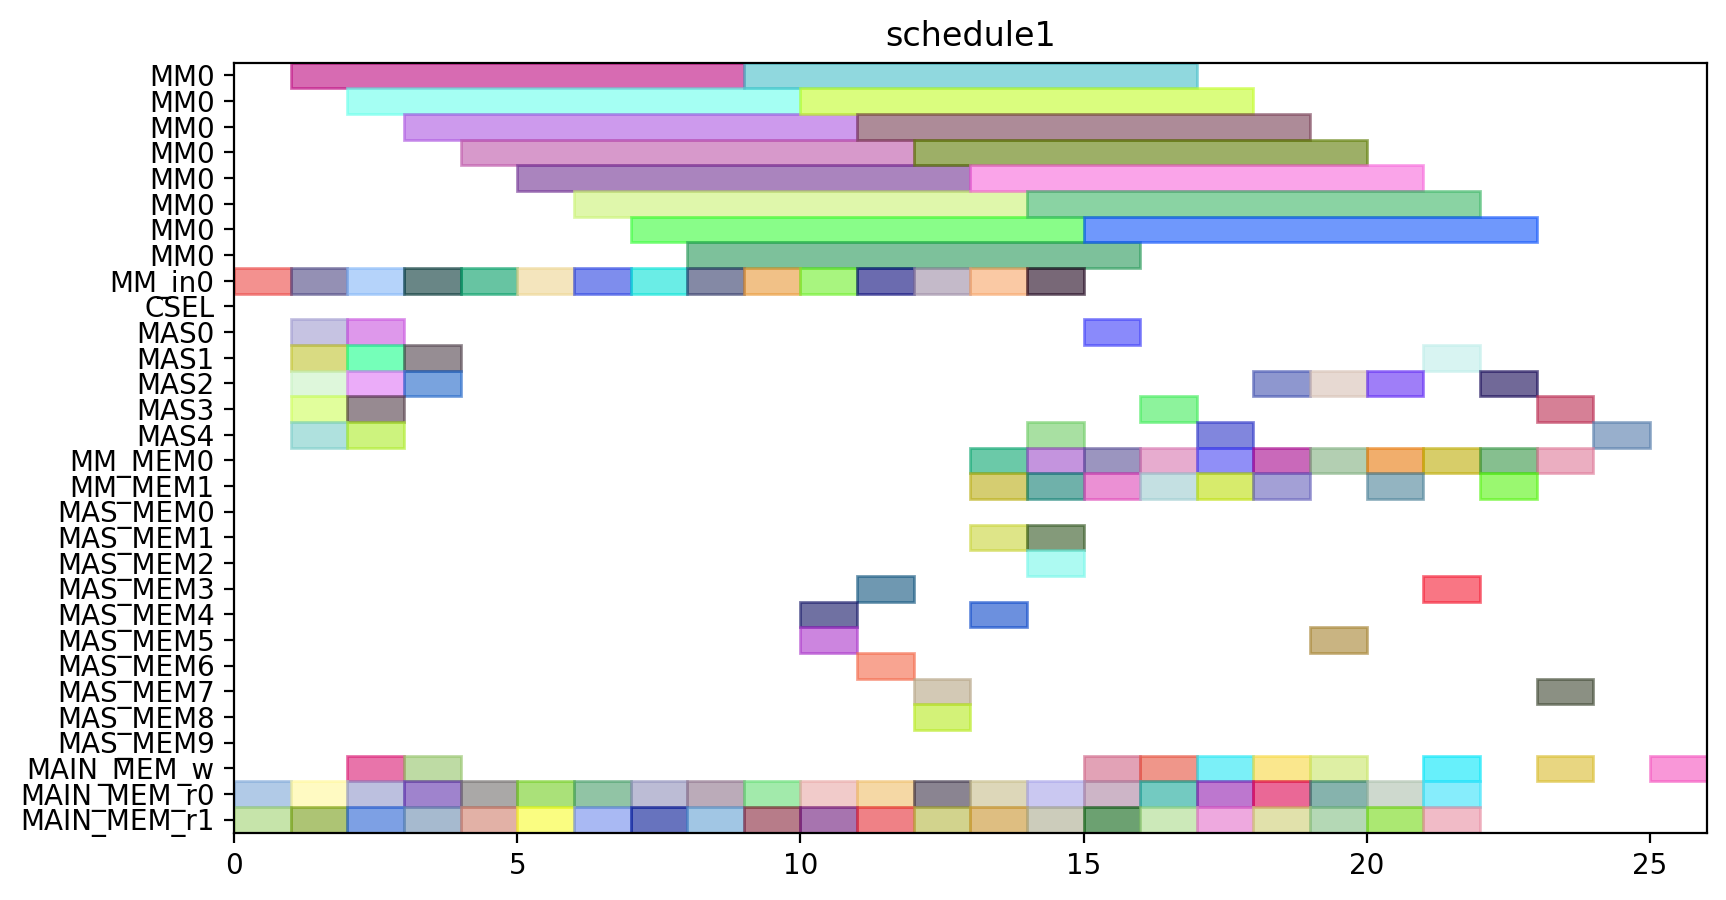

The script that drew this image:
from pyschedule import Scenario, solvers, plotters, alt


def solve():
	horizon = 112
	S = Scenario("schedule1", horizon=horizon)

	# resource
	MM = S.Resources('MM', num=1, size=8)
	MM_in = S.Resources('MM_in', num=1)
	CSEL = S.Resource('CSEL')
	MAS = S.Resources('MAS', num=5, size=1, periods=range(1, horizon))
	MM_MEM = S.Resources('MM_MEM', num=2)
	MAS_MEM = S.Resources('MAS_MEM', num=10)
	MAIN_MEM_w = S.Resource('MAIN_MEM_w', size=1)
	MAIN_MEM_r = S.Resources('MAIN_MEM_r', num=2)

	# result of previous scheduling
	c001_mem0 = S.Task('c001_mem0', length=1, delay_cost=1)
	S += c001_mem0 >= 0
	c001_mem0 += MAIN_MEM_r[0]

	c20_t3_mem1 = S.Task('c20_t3_mem1', length=1, delay_cost=1)
	S += c20_t3_mem1 >= 0
	c20_t3_mem1 += MAIN_MEM_r[1]

	c21_t0_in = S.Task('c21_t0_in', length=1, delay_cost=1)
	S += c21_t0_in >= 0
	c21_t0_in += MM_in[0]

	c001 = S.Task('c001', length=1, delay_cost=1)
	S += c001 >= 1
	c001 += MAS[4]

	c01_t2_mem0 = S.Task('c01_t2_mem0', length=1, delay_cost=1)
	S += c01_t2_mem0 >= 1
	c01_t2_mem0 += MAIN_MEM_r[0]

	c10_t3 = S.Task('c10_t3', length=1, delay_cost=1)
	S += c10_t3 >= 1
	c10_t3 += MAS[0]

	c20_t0_in = S.Task('c20_t0_in', length=1, delay_cost=1)
	S += c20_t0_in >= 1
	c20_t0_in += MM_in[0]

	c20_t2 = S.Task('c20_t2', length=1, delay_cost=1)
	S += c20_t2 >= 1
	c20_t2 += MAS[3]

	c20_t3 = S.Task('c20_t3', length=1, delay_cost=1)
	S += c20_t3 >= 1
	c20_t3 += MAS[1]

	c21_t0 = S.Task('c21_t0', length=8, delay_cost=1)
	S += c21_t0 >= 1
	c21_t0 += MM[0]

	c21_t2_mem1 = S.Task('c21_t2_mem1', length=1, delay_cost=1)
	S += c21_t2_mem1 >= 1
	c21_t2_mem1 += MAIN_MEM_r[1]

	c21_t3 = S.Task('c21_t3', length=1, delay_cost=1)
	S += c21_t3 >= 1
	c21_t3 += MAS[2]

	c000 = S.Task('c000', length=1, delay_cost=1)
	S += c000 >= 2
	c000 += MAS[1]

	c000_mem0 = S.Task('c000_mem0', length=1, delay_cost=1)
	S += c000_mem0 >= 2
	c000_mem0 += MAIN_MEM_r[0]

	c001_w = S.Task('c001_w', length=1, delay_cost=1)
	S += c001_w >= 2
	c001_w += MAIN_MEM_w

	c01_t2 = S.Task('c01_t2', length=1, delay_cost=1)
	S += c01_t2 >= 2
	c01_t2 += MAS[4]

	c01_t3 = S.Task('c01_t3', length=1, delay_cost=1)
	S += c01_t3 >= 2
	c01_t3 += MAS[3]

	c11_t0_in = S.Task('c11_t0_in', length=1, delay_cost=1)
	S += c11_t0_in >= 2
	c11_t0_in += MM_in[0]

	c11_t3 = S.Task('c11_t3', length=1, delay_cost=1)
	S += c11_t3 >= 2
	c11_t3 += MAS[0]

	c20_t0 = S.Task('c20_t0', length=8, delay_cost=1)
	S += c20_t0 >= 2
	c20_t0 += MM[0]

	c21_t0_mem1 = S.Task('c21_t0_mem1', length=1, delay_cost=1)
	S += c21_t0_mem1 >= 2
	c21_t0_mem1 += MAIN_MEM_r[1]

	c21_t2 = S.Task('c21_t2', length=1, delay_cost=1)
	S += c21_t2 >= 2
	c21_t2 += MAS[2]

	c000_w = S.Task('c000_w', length=1, delay_cost=1)
	S += c000_w >= 3
	c000_w += MAIN_MEM_w

	c01_t0_mem0 = S.Task('c01_t0_mem0', length=1, delay_cost=1)
	S += c01_t0_mem0 >= 3
	c01_t0_mem0 += MAIN_MEM_r[0]

	c01_t0_mem1 = S.Task('c01_t0_mem1', length=1, delay_cost=1)
	S += c01_t0_mem1 >= 3
	c01_t0_mem1 += MAIN_MEM_r[1]

	c10_t1_in = S.Task('c10_t1_in', length=1, delay_cost=1)
	S += c10_t1_in >= 3
	c10_t1_in += MM_in[0]

	c10_t2 = S.Task('c10_t2', length=1, delay_cost=1)
	S += c10_t2 >= 3
	c10_t2 += MAS[2]

	c11_t0 = S.Task('c11_t0', length=8, delay_cost=1)
	S += c11_t0 >= 3
	c11_t0 += MM[0]

	c11_t2 = S.Task('c11_t2', length=1, delay_cost=1)
	S += c11_t2 >= 3
	c11_t2 += MAS[1]

	c01_t0_in = S.Task('c01_t0_in', length=1, delay_cost=1)
	S += c01_t0_in >= 4
	c01_t0_in += MM_in[0]

	c01_t3_mem1 = S.Task('c01_t3_mem1', length=1, delay_cost=1)
	S += c01_t3_mem1 >= 4
	c01_t3_mem1 += MAIN_MEM_r[1]

	c10_t1 = S.Task('c10_t1', length=8, delay_cost=1)
	S += c10_t1 >= 4
	c10_t1 += MM[0]

	c21_t1_mem0 = S.Task('c21_t1_mem0', length=1, delay_cost=1)
	S += c21_t1_mem0 >= 4
	c21_t1_mem0 += MAIN_MEM_r[0]

	c01_t0 = S.Task('c01_t0', length=8, delay_cost=1)
	S += c01_t0 >= 5
	c01_t0 += MM[0]

	c11_t1_in = S.Task('c11_t1_in', length=1, delay_cost=1)
	S += c11_t1_in >= 5
	c11_t1_in += MM_in[0]

	c11_t1_mem1 = S.Task('c11_t1_mem1', length=1, delay_cost=1)
	S += c11_t1_mem1 >= 5
	c11_t1_mem1 += MAIN_MEM_r[1]

	c20_t3_mem0 = S.Task('c20_t3_mem0', length=1, delay_cost=1)
	S += c20_t3_mem0 >= 5
	c20_t3_mem0 += MAIN_MEM_r[0]

	c01_t1_in = S.Task('c01_t1_in', length=1, delay_cost=1)
	S += c01_t1_in >= 6
	c01_t1_in += MM_in[0]

	c11_t1 = S.Task('c11_t1', length=8, delay_cost=1)
	S += c11_t1 >= 6
	c11_t1 += MM[0]

	c11_t3_mem0 = S.Task('c11_t3_mem0', length=1, delay_cost=1)
	S += c11_t3_mem0 >= 6
	c11_t3_mem0 += MAIN_MEM_r[0]

	c20_t1_mem1 = S.Task('c20_t1_mem1', length=1, delay_cost=1)
	S += c20_t1_mem1 >= 6
	c20_t1_mem1 += MAIN_MEM_r[1]

	c000_mem1 = S.Task('c000_mem1', length=1, delay_cost=1)
	S += c000_mem1 >= 7
	c000_mem1 += MAIN_MEM_r[1]

	c01_t1 = S.Task('c01_t1', length=8, delay_cost=1)
	S += c01_t1 >= 7
	c01_t1 += MM[0]

	c10_t0_in = S.Task('c10_t0_in', length=1, delay_cost=1)
	S += c10_t0_in >= 7
	c10_t0_in += MM_in[0]

	c20_t1_mem0 = S.Task('c20_t1_mem0', length=1, delay_cost=1)
	S += c20_t1_mem0 >= 7
	c20_t1_mem0 += MAIN_MEM_r[0]

	c01_t2_mem1 = S.Task('c01_t2_mem1', length=1, delay_cost=1)
	S += c01_t2_mem1 >= 8
	c01_t2_mem1 += MAIN_MEM_r[1]

	c10_t0 = S.Task('c10_t0', length=8, delay_cost=1)
	S += c10_t0 >= 8
	c10_t0 += MM[0]

	c21_t1_in = S.Task('c21_t1_in', length=1, delay_cost=1)
	S += c21_t1_in >= 8
	c21_t1_in += MM_in[0]

	c21_t2_mem0 = S.Task('c21_t2_mem0', length=1, delay_cost=1)
	S += c21_t2_mem0 >= 8
	c21_t2_mem0 += MAIN_MEM_r[0]

	c11_t2_mem0 = S.Task('c11_t2_mem0', length=1, delay_cost=1)
	S += c11_t2_mem0 >= 9
	c11_t2_mem0 += MAIN_MEM_r[0]

	c11_t3_mem1 = S.Task('c11_t3_mem1', length=1, delay_cost=1)
	S += c11_t3_mem1 >= 9
	c11_t3_mem1 += MAIN_MEM_r[1]

	c20_t1_in = S.Task('c20_t1_in', length=1, delay_cost=1)
	S += c20_t1_in >= 9
	c20_t1_in += MM_in[0]

	c21_t1 = S.Task('c21_t1', length=8, delay_cost=1)
	S += c21_t1 >= 9
	c21_t1 += MM[0]

	c20_t0_mem0 = S.Task('c20_t0_mem0', length=1, delay_cost=1)
	S += c20_t0_mem0 >= 10
	c20_t0_mem0 += MAIN_MEM_r[0]

	c20_t0_mem1 = S.Task('c20_t0_mem1', length=1, delay_cost=1)
	S += c20_t0_mem1 >= 10
	c20_t0_mem1 += MAIN_MEM_r[1]

	c20_t1 = S.Task('c20_t1', length=8, delay_cost=1)
	S += c20_t1 >= 10
	c20_t1 += MM[0]

	c001_mem1 = S.Task('c001_mem1', length=1, delay_cost=1)
	S += c001_mem1 >= 11
	c001_mem1 += MAIN_MEM_r[1]

	c01_t3_mem0 = S.Task('c01_t3_mem0', length=1, delay_cost=1)
	S += c01_t3_mem0 >= 11
	c01_t3_mem0 += MAIN_MEM_r[0]

	c01_t1_mem0 = S.Task('c01_t1_mem0', length=1, delay_cost=1)
	S += c01_t1_mem0 >= 12
	c01_t1_mem0 += MAIN_MEM_r[0]

	c01_t1_mem1 = S.Task('c01_t1_mem1', length=1, delay_cost=1)
	S += c01_t1_mem1 >= 12
	c01_t1_mem1 += MAIN_MEM_r[1]

	c20_t2_mem0 = S.Task('c20_t2_mem0', length=1, delay_cost=1)
	S += c20_t2_mem0 >= 13
	c20_t2_mem0 += MAIN_MEM_r[0]

	c21_t1_mem1 = S.Task('c21_t1_mem1', length=1, delay_cost=1)
	S += c21_t1_mem1 >= 13
	c21_t1_mem1 += MAIN_MEM_r[1]

	c10_t0_mem1 = S.Task('c10_t0_mem1', length=1, delay_cost=1)
	S += c10_t0_mem1 >= 14
	c10_t0_mem1 += MAIN_MEM_r[1]

	c21_t0_mem0 = S.Task('c21_t0_mem0', length=1, delay_cost=1)
	S += c21_t0_mem0 >= 14
	c21_t0_mem0 += MAIN_MEM_r[0]

	c20_t2_mem1 = S.Task('c20_t2_mem1', length=1, delay_cost=1)
	S += c20_t2_mem1 >= 15
	c20_t2_mem1 += MAIN_MEM_r[1]

	c21_t3_mem0 = S.Task('c21_t3_mem0', length=1, delay_cost=1)
	S += c21_t3_mem0 >= 15
	c21_t3_mem0 += MAIN_MEM_r[0]

	c11_t1_mem0 = S.Task('c11_t1_mem0', length=1, delay_cost=1)
	S += c11_t1_mem0 >= 16
	c11_t1_mem0 += MAIN_MEM_r[0]

	c11_t2_mem1 = S.Task('c11_t2_mem1', length=1, delay_cost=1)
	S += c11_t2_mem1 >= 16
	c11_t2_mem1 += MAIN_MEM_r[1]

	c10_t3_mem0 = S.Task('c10_t3_mem0', length=1, delay_cost=1)
	S += c10_t3_mem0 >= 17
	c10_t3_mem0 += MAIN_MEM_r[0]

	c11_t0_mem1 = S.Task('c11_t0_mem1', length=1, delay_cost=1)
	S += c11_t0_mem1 >= 17
	c11_t0_mem1 += MAIN_MEM_r[1]

	c11_t0_mem0 = S.Task('c11_t0_mem0', length=1, delay_cost=1)
	S += c11_t0_mem0 >= 18
	c11_t0_mem0 += MAIN_MEM_r[0]

	c21_t3_mem1 = S.Task('c21_t3_mem1', length=1, delay_cost=1)
	S += c21_t3_mem1 >= 18
	c21_t3_mem1 += MAIN_MEM_r[1]

	c10_t0_mem0 = S.Task('c10_t0_mem0', length=1, delay_cost=1)
	S += c10_t0_mem0 >= 19
	c10_t0_mem0 += MAIN_MEM_r[0]

	c10_t3_mem1 = S.Task('c10_t3_mem1', length=1, delay_cost=1)
	S += c10_t3_mem1 >= 19
	c10_t3_mem1 += MAIN_MEM_r[1]

	c10_t2_mem0 = S.Task('c10_t2_mem0', length=1, delay_cost=1)
	S += c10_t2_mem0 >= 20
	c10_t2_mem0 += MAIN_MEM_r[0]

	c10_t2_mem1 = S.Task('c10_t2_mem1', length=1, delay_cost=1)
	S += c10_t2_mem1 >= 20
	c10_t2_mem1 += MAIN_MEM_r[1]

	c10_t1_mem0 = S.Task('c10_t1_mem0', length=1, delay_cost=1)
	S += c10_t1_mem0 >= 21
	c10_t1_mem0 += MAIN_MEM_r[0]

	c10_t1_mem1 = S.Task('c10_t1_mem1', length=1, delay_cost=1)
	S += c10_t1_mem1 >= 21
	c10_t1_mem1 += MAIN_MEM_r[1]


	# new tasks
	c10_t4_in = S.Task('c10_t4_in', length=1, delay_cost=1)
	c10_t4_in += alt(MM_in)
	c10_t4 = S.Task('c10_t4', length=8, delay_cost=1)
	c10_t4 += alt(MM)
	S += c10_t4>=c10_t4_in

	c10_t4_mem0 = S.Task('c10_t4_mem0', length=1, delay_cost=1)
	c10_t4_mem0 += MAS_MEM[4]
	S += 3 < c10_t4_mem0
	S += c10_t4_mem0 <= c10_t4

	c10_t4_mem1 = S.Task('c10_t4_mem1', length=1, delay_cost=1)
	c10_t4_mem1 += MAS_MEM[1]
	S += 1 < c10_t4_mem1
	S += c10_t4_mem1 <= c10_t4

	c100 = S.Task('c100', length=1, delay_cost=1)
	c100 += alt(MAS)

	S += 8<c100

	c100_w = S.Task('c100_w', length=1, delay_cost=1)
	c100_w += alt(MAIN_MEM_w)
	S += c100 <= c100_w

	c100_mem0 = S.Task('c100_mem0', length=1, delay_cost=1)
	c100_mem0 += MM_MEM[0]
	S += 15 < c100_mem0
	S += c100_mem0 <= c100

	c100_mem1 = S.Task('c100_mem1', length=1, delay_cost=1)
	c100_mem1 += MM_MEM[1]
	S += 11 < c100_mem1
	S += c100_mem1 <= c100

	c10_t5 = S.Task('c10_t5', length=1, delay_cost=1)
	c10_t5 += alt(MAS)

	c10_t5_mem0 = S.Task('c10_t5_mem0', length=1, delay_cost=1)
	c10_t5_mem0 += MM_MEM[0]
	S += 15 < c10_t5_mem0
	S += c10_t5_mem0 <= c10_t5

	c10_t5_mem1 = S.Task('c10_t5_mem1', length=1, delay_cost=1)
	c10_t5_mem1 += MM_MEM[1]
	S += 11 < c10_t5_mem1
	S += c10_t5_mem1 <= c10_t5

	c20_t4_in = S.Task('c20_t4_in', length=1, delay_cost=1)
	c20_t4_in += alt(MM_in)
	c20_t4 = S.Task('c20_t4', length=8, delay_cost=1)
	c20_t4 += alt(MM)
	S += c20_t4>=c20_t4_in

	c20_t4_mem0 = S.Task('c20_t4_mem0', length=1, delay_cost=1)
	c20_t4_mem0 += MAS_MEM[6]
	S += 1 < c20_t4_mem0
	S += c20_t4_mem0 <= c20_t4

	c20_t4_mem1 = S.Task('c20_t4_mem1', length=1, delay_cost=1)
	c20_t4_mem1 += MAS_MEM[3]
	S += 1 < c20_t4_mem1
	S += c20_t4_mem1 <= c20_t4

	c200 = S.Task('c200', length=1, delay_cost=1)
	c200 += alt(MAS)

	S += 2<c200

	c200_w = S.Task('c200_w', length=1, delay_cost=1)
	c200_w += alt(MAIN_MEM_w)
	S += c200 <= c200_w

	c200_mem0 = S.Task('c200_mem0', length=1, delay_cost=1)
	c200_mem0 += MM_MEM[0]
	S += 9 < c200_mem0
	S += c200_mem0 <= c200

	c200_mem1 = S.Task('c200_mem1', length=1, delay_cost=1)
	c200_mem1 += MM_MEM[1]
	S += 17 < c200_mem1
	S += c200_mem1 <= c200

	c20_t5 = S.Task('c20_t5', length=1, delay_cost=1)
	c20_t5 += alt(MAS)

	c20_t5_mem0 = S.Task('c20_t5_mem0', length=1, delay_cost=1)
	c20_t5_mem0 += MM_MEM[0]
	S += 9 < c20_t5_mem0
	S += c20_t5_mem0 <= c20_t5

	c20_t5_mem1 = S.Task('c20_t5_mem1', length=1, delay_cost=1)
	c20_t5_mem1 += MM_MEM[1]
	S += 17 < c20_t5_mem1
	S += c20_t5_mem1 <= c20_t5

	c01_t4_in = S.Task('c01_t4_in', length=1, delay_cost=1)
	c01_t4_in += alt(MM_in)
	c01_t4 = S.Task('c01_t4', length=8, delay_cost=1)
	c01_t4 += alt(MM)
	S += c01_t4>=c01_t4_in

	c01_t4_mem0 = S.Task('c01_t4_mem0', length=1, delay_cost=1)
	c01_t4_mem0 += MAS_MEM[8]
	S += 2 < c01_t4_mem0
	S += c01_t4_mem0 <= c01_t4

	c01_t4_mem1 = S.Task('c01_t4_mem1', length=1, delay_cost=1)
	c01_t4_mem1 += MAS_MEM[7]
	S += 2 < c01_t4_mem1
	S += c01_t4_mem1 <= c01_t4

	c010 = S.Task('c010', length=1, delay_cost=1)
	c010 += alt(MAS)

	S += 5<c010

	c010_w = S.Task('c010_w', length=1, delay_cost=1)
	c010_w += alt(MAIN_MEM_w)
	S += c010 <= c010_w

	c010_mem0 = S.Task('c010_mem0', length=1, delay_cost=1)
	c010_mem0 += MM_MEM[0]
	S += 12 < c010_mem0
	S += c010_mem0 <= c010

	c010_mem1 = S.Task('c010_mem1', length=1, delay_cost=1)
	c010_mem1 += MM_MEM[1]
	S += 14 < c010_mem1
	S += c010_mem1 <= c010

	c01_t5 = S.Task('c01_t5', length=1, delay_cost=1)
	c01_t5 += alt(MAS)

	c01_t5_mem0 = S.Task('c01_t5_mem0', length=1, delay_cost=1)
	c01_t5_mem0 += MM_MEM[0]
	S += 12 < c01_t5_mem0
	S += c01_t5_mem0 <= c01_t5

	c01_t5_mem1 = S.Task('c01_t5_mem1', length=1, delay_cost=1)
	c01_t5_mem1 += MM_MEM[1]
	S += 14 < c01_t5_mem1
	S += c01_t5_mem1 <= c01_t5

	c11_t4_in = S.Task('c11_t4_in', length=1, delay_cost=1)
	c11_t4_in += alt(MM_in)
	c11_t4 = S.Task('c11_t4', length=8, delay_cost=1)
	c11_t4 += alt(MM)
	S += c11_t4>=c11_t4_in

	c11_t4_mem0 = S.Task('c11_t4_mem0', length=1, delay_cost=1)
	c11_t4_mem0 += MAS_MEM[2]
	S += 3 < c11_t4_mem0
	S += c11_t4_mem0 <= c11_t4

	c11_t4_mem1 = S.Task('c11_t4_mem1', length=1, delay_cost=1)
	c11_t4_mem1 += MAS_MEM[1]
	S += 2 < c11_t4_mem1
	S += c11_t4_mem1 <= c11_t4

	c110 = S.Task('c110', length=1, delay_cost=1)
	c110 += alt(MAS)

	S += 3<c110

	c110_w = S.Task('c110_w', length=1, delay_cost=1)
	c110_w += alt(MAIN_MEM_w)
	S += c110 <= c110_w

	c110_mem0 = S.Task('c110_mem0', length=1, delay_cost=1)
	c110_mem0 += MM_MEM[0]
	S += 10 < c110_mem0
	S += c110_mem0 <= c110

	c110_mem1 = S.Task('c110_mem1', length=1, delay_cost=1)
	c110_mem1 += MM_MEM[1]
	S += 13 < c110_mem1
	S += c110_mem1 <= c110

	c11_t5 = S.Task('c11_t5', length=1, delay_cost=1)
	c11_t5 += alt(MAS)

	c11_t5_mem0 = S.Task('c11_t5_mem0', length=1, delay_cost=1)
	c11_t5_mem0 += MM_MEM[0]
	S += 10 < c11_t5_mem0
	S += c11_t5_mem0 <= c11_t5

	c11_t5_mem1 = S.Task('c11_t5_mem1', length=1, delay_cost=1)
	c11_t5_mem1 += MM_MEM[1]
	S += 13 < c11_t5_mem1
	S += c11_t5_mem1 <= c11_t5

	c21_t4_in = S.Task('c21_t4_in', length=1, delay_cost=1)
	c21_t4_in += alt(MM_in)
	c21_t4 = S.Task('c21_t4', length=8, delay_cost=1)
	c21_t4 += alt(MM)
	S += c21_t4>=c21_t4_in

	c21_t4_mem0 = S.Task('c21_t4_mem0', length=1, delay_cost=1)
	c21_t4_mem0 += MAS_MEM[4]
	S += 2 < c21_t4_mem0
	S += c21_t4_mem0 <= c21_t4

	c21_t4_mem1 = S.Task('c21_t4_mem1', length=1, delay_cost=1)
	c21_t4_mem1 += MAS_MEM[5]
	S += 1 < c21_t4_mem1
	S += c21_t4_mem1 <= c21_t4

	c210 = S.Task('c210', length=1, delay_cost=1)
	c210 += alt(MAS)

	S += 2<c210

	c210_w = S.Task('c210_w', length=1, delay_cost=1)
	c210_w += alt(MAIN_MEM_w)
	S += c210 <= c210_w

	c210_mem0 = S.Task('c210_mem0', length=1, delay_cost=1)
	c210_mem0 += MM_MEM[0]
	S += 8 < c210_mem0
	S += c210_mem0 <= c210

	c210_mem1 = S.Task('c210_mem1', length=1, delay_cost=1)
	c210_mem1 += MM_MEM[1]
	S += 16 < c210_mem1
	S += c210_mem1 <= c210

	c21_t5 = S.Task('c21_t5', length=1, delay_cost=1)
	c21_t5 += alt(MAS)

	c21_t5_mem0 = S.Task('c21_t5_mem0', length=1, delay_cost=1)
	c21_t5_mem0 += MM_MEM[0]
	S += 8 < c21_t5_mem0
	S += c21_t5_mem0 <= c21_t5

	c21_t5_mem1 = S.Task('c21_t5_mem1', length=1, delay_cost=1)
	c21_t5_mem1 += MM_MEM[1]
	S += 16 < c21_t5_mem1
	S += c21_t5_mem1 <= c21_t5

	c101 = S.Task('c101', length=1, delay_cost=1)
	c101 += alt(MAS)

	S += 4<c101

	c101_w = S.Task('c101_w', length=1, delay_cost=1)
	c101_w += alt(MAIN_MEM_w)
	S += c101 <= c101_w

	c101_mem0 = S.Task('c101_mem0', length=1, delay_cost=1)
	c101_mem0 += alt(MM_MEM)
	S += (c10_t4*MM[0])-1 < c101_mem0*MM_MEM[0]
	S += c101_mem0 <= c101

	c101_mem1 = S.Task('c101_mem1', length=1, delay_cost=1)
	c101_mem1 += alt(MAS_MEM)
	S += (c10_t5*MAS[0])-1 < c101_mem1*MAS_MEM[1]
	S += (c10_t5*MAS[1])-1 < c101_mem1*MAS_MEM[3]
	S += (c10_t5*MAS[2])-1 < c101_mem1*MAS_MEM[5]
	S += (c10_t5*MAS[3])-1 < c101_mem1*MAS_MEM[7]
	S += (c10_t5*MAS[4])-1 < c101_mem1*MAS_MEM[9]
	S += c101_mem1 <= c101

	c201 = S.Task('c201', length=1, delay_cost=1)
	c201 += alt(MAS)

	S += 10<c201

	c201_w = S.Task('c201_w', length=1, delay_cost=1)
	c201_w += alt(MAIN_MEM_w)
	S += c201 <= c201_w

	c201_mem0 = S.Task('c201_mem0', length=1, delay_cost=1)
	c201_mem0 += alt(MM_MEM)
	S += (c20_t4*MM[0])-1 < c201_mem0*MM_MEM[0]
	S += c201_mem0 <= c201

	c201_mem1 = S.Task('c201_mem1', length=1, delay_cost=1)
	c201_mem1 += alt(MAS_MEM)
	S += (c20_t5*MAS[0])-1 < c201_mem1*MAS_MEM[1]
	S += (c20_t5*MAS[1])-1 < c201_mem1*MAS_MEM[3]
	S += (c20_t5*MAS[2])-1 < c201_mem1*MAS_MEM[5]
	S += (c20_t5*MAS[3])-1 < c201_mem1*MAS_MEM[7]
	S += (c20_t5*MAS[4])-1 < c201_mem1*MAS_MEM[9]
	S += c201_mem1 <= c201

	c011 = S.Task('c011', length=1, delay_cost=1)
	c011 += alt(MAS)

	S += 7<c011

	c011_w = S.Task('c011_w', length=1, delay_cost=1)
	c011_w += alt(MAIN_MEM_w)
	S += c011 <= c011_w

	c011_mem0 = S.Task('c011_mem0', length=1, delay_cost=1)
	c011_mem0 += alt(MM_MEM)
	S += (c01_t4*MM[0])-1 < c011_mem0*MM_MEM[0]
	S += c011_mem0 <= c011

	c011_mem1 = S.Task('c011_mem1', length=1, delay_cost=1)
	c011_mem1 += alt(MAS_MEM)
	S += (c01_t5*MAS[0])-1 < c011_mem1*MAS_MEM[1]
	S += (c01_t5*MAS[1])-1 < c011_mem1*MAS_MEM[3]
	S += (c01_t5*MAS[2])-1 < c011_mem1*MAS_MEM[5]
	S += (c01_t5*MAS[3])-1 < c011_mem1*MAS_MEM[7]
	S += (c01_t5*MAS[4])-1 < c011_mem1*MAS_MEM[9]
	S += c011_mem1 <= c011

	c111 = S.Task('c111', length=1, delay_cost=1)
	c111 += alt(MAS)

	S += 6<c111

	c111_w = S.Task('c111_w', length=1, delay_cost=1)
	c111_w += alt(MAIN_MEM_w)
	S += c111 <= c111_w

	c111_mem0 = S.Task('c111_mem0', length=1, delay_cost=1)
	c111_mem0 += alt(MM_MEM)
	S += (c11_t4*MM[0])-1 < c111_mem0*MM_MEM[0]
	S += c111_mem0 <= c111

	c111_mem1 = S.Task('c111_mem1', length=1, delay_cost=1)
	c111_mem1 += alt(MAS_MEM)
	S += (c11_t5*MAS[0])-1 < c111_mem1*MAS_MEM[1]
	S += (c11_t5*MAS[1])-1 < c111_mem1*MAS_MEM[3]
	S += (c11_t5*MAS[2])-1 < c111_mem1*MAS_MEM[5]
	S += (c11_t5*MAS[3])-1 < c111_mem1*MAS_MEM[7]
	S += (c11_t5*MAS[4])-1 < c111_mem1*MAS_MEM[9]
	S += c111_mem1 <= c111

	c211 = S.Task('c211', length=1, delay_cost=1)
	c211 += alt(MAS)

	S += 9<c211

	c211_w = S.Task('c211_w', length=1, delay_cost=1)
	c211_w += alt(MAIN_MEM_w)
	S += c211 <= c211_w

	c211_mem0 = S.Task('c211_mem0', length=1, delay_cost=1)
	c211_mem0 += alt(MM_MEM)
	S += (c21_t4*MM[0])-1 < c211_mem0*MM_MEM[0]
	S += c211_mem0 <= c211

	c211_mem1 = S.Task('c211_mem1', length=1, delay_cost=1)
	c211_mem1 += alt(MAS_MEM)
	S += (c21_t5*MAS[0])-1 < c211_mem1*MAS_MEM[1]
	S += (c21_t5*MAS[1])-1 < c211_mem1*MAS_MEM[3]
	S += (c21_t5*MAS[2])-1 < c211_mem1*MAS_MEM[5]
	S += (c21_t5*MAS[3])-1 < c211_mem1*MAS_MEM[7]
	S += (c21_t5*MAS[4])-1 < c211_mem1*MAS_MEM[9]
	S += c211_mem1 <= c211

	solvers.mip.solve(S,msg=1,kind='CPLEX',ratio_gap=1.01)

	solution = [['hoge']*len(S.solution()[1]) for i in range(len(S.solution()))]
	for i in range(len(S.solution())):
		for j in range(len(S.solution()[i])):
			solution[i][j]=str(S.solution()[i][j])
	print(solution)

	cycles = int(solution[-1][3])

	pic_file_name = "/home/mfukuda/ABE/multiRAM_multiMAS_16mux/scheduling_result/stage8MM1_stage1MAS5/FROB/schedule1.png"
	if(S.solution() != []):
		plotters.matplotlib.plot(S,img_filename=pic_file_name, show_task_labels=False, fig_size=(cycles*0.25+3, 5))

	return solution
